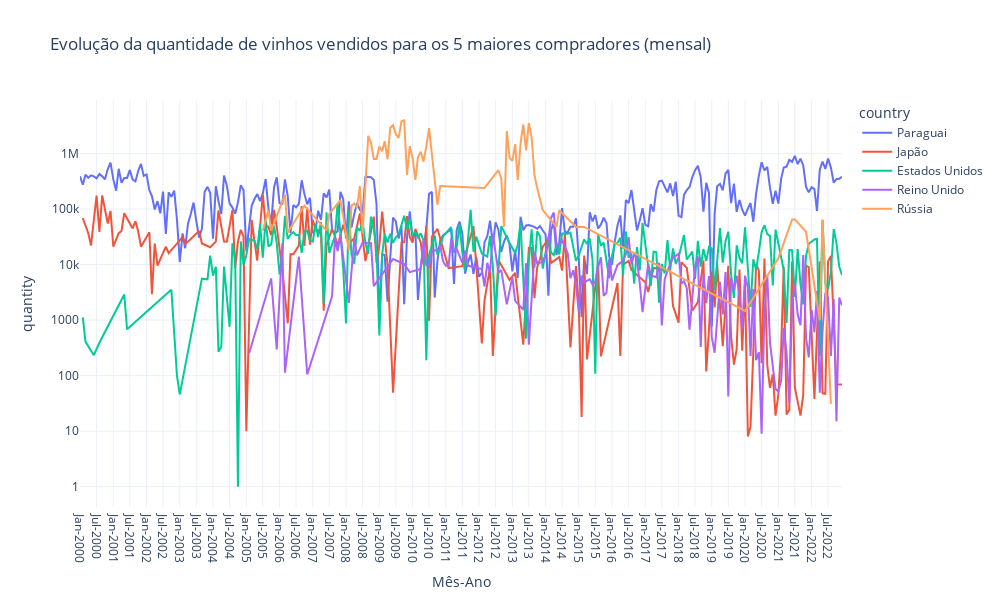

Here is the notebook cell this chart was saved with:
### Markdown cell above
### Top 5 - quantidade (1kg=1L)

### Code cell
px.line(
    exp_vinho_monthly_corrected.filter(
        pl.col("country").is_in(exp_vinho_top20["country"].limit(5))
    )
    .sort("date")
    .to_pandas(),
    x="date",
    y="quantity",
    color="country",
    log_y=True,
    width=fig_w + 200,
    height=fig_h,
    title="Evolução da quantidade de vinhos vendidos para os 5 maiores compradores (mensal)",
    labels={"value_corrected": "log do valor", "date": "Mês-Ano", "county": "país"},
    template="plotly_white",
).update_xaxes(dtick="M6", tickformat="%b-%Y", ticklabelmode="period")

### Figure 1 — Plotly figure (JSON) as saved in the notebook; plotly's stock layout.template omitted (floating-point values rounded to 4 significant figures; data arrays with more than 128 entries replaced by an {"elided": "..."} marker saying what was removed)
{"data": [{"hovertemplate": "country=Paraguai<br>Mês-Ano=%{x}<br>quantity=%{y}<extra></extra>", "legendgroup": "Paraguai", "line": {"color": "#636efa", "dash": "solid"}, "marker": {"symbol": "circle"}, "mode": "lines", "name": "Paraguai", "orientation": "v", "showlegend": true, "type": "scatter", "x": {"elided": "274 str values"}, "xaxis": "x", "y": {"elided": "274 int values"}, "yaxis": "y"}, {"hovertemplate": "country=Japão<br>Mês-Ano=%{x}<br>quantity=%{y}<extra></extra>", "legendgroup": "Japão", "line": {"color": "#EF553B", "dash": "solid"}, "marker": {"symbol": "circle"}, "mode": "lines", "name": "Japão", "orientation": "v", "showlegend": true, "type": "scatter", "x": {"elided": "185 str values"}, "xaxis": "x", "y": {"elided": "185 int values"}, "yaxis": "y"}, {"hovertemplate": "country=Estados Unidos<br>Mês-Ano=%{x}<br>quantity=%{y}<extra></extra>", "legendgroup": "Estados Unidos", "line": {"color": "#00cc96", "dash": "solid"}, "marker": {"symbol": "circle"}, "mode": "lines", "name": "Estados Unidos", "orientation": "v", "showlegend": true, "type": "scatter", "x": {"elided": "217 str values"}, "xaxis": "x", "y": {"elided": "217 int values"}, "yaxis": "y"}, {"hovertemplate": "country=Reino Unido<br>Mês-Ano=%{x}<br>quantity=%{y}<extra></extra>", "legendgroup": "Reino Unido", "line": {"color": "#ab63fa", "dash": "solid"}, "marker": {"symbol": "circle"}, "mode": "lines", "name": "Reino Unido", "orientation": "v", "showlegend": true, "type": "scatter", "x": {"elided": "150 str values"}, "xaxis": "x", "y": {"elided": "150 int values"}, "yaxis": "y"}, {"hovertemplate": "country=Rússia<br>Mês-Ano=%{x}<br>quantity=%{y}<extra></extra>", "legendgroup": "Rússia", "line": {"color": "#FFA15A", "dash": "solid"}, "marker": {"symbol": "circle"}, "mode": "lines", "name": "Rússia", "orientation": "v", "showlegend": true, "type": "scatter", "x": ["2005-07-01T00:00:00", "2005-09-01T00:00:00", "2005-10-01T00:00:00", "2006-03-01T00:00:00", "2006-04-01T00:00:00", "2006-10-01T00:00:00", "2007-06-01T00:00:00", "2007-07-01T00:00:00", "2007-11-01T00:00:00", "2008-02-01T00:00:00", "2008-03-01T00:00:00", "2008-04-01T00:00:00", "2008-05-01T00:00:00", "2008-06-01T00:00:00", "2008-07-01T00:00:00", "2008-08-01T00:00:00", "2008-09-01T00:00:00", "2008-10-01T00:00:00", "2008-11-01T00:00:00", "2008-12-01T00:00:00", "2009-01-01T00:00:00", "2009-02-01T00:00:00", "2009-03-01T00:00:00", "2009-04-01T00:00:00", "2009-05-01T00:00:00", "2009-06-01T00:00:00", "2009-07-01T00:00:00", "2009-08-01T00:00:00", "2009-09-01T00:00:00", "2009-10-01T00:00:00", "2009-11-01T00:00:00", "2009-12-01T00:00:00", "2010-01-01T00:00:00", "2010-02-01T00:00:00", "2010-03-01T00:00:00", "2010-04-01T00:00:00", "2010-05-01T00:00:00", "2010-06-01T00:00:00", "2010-07-01T00:00:00", "2010-10-01T00:00:00", "2010-11-01T00:00:00", "2012-03-01T00:00:00", "2012-08-01T00:00:00", "2012-09-01T00:00:00", "2012-10-01T00:00:00", "2012-11-01T00:00:00", "2012-12-01T00:00:00", "2013-01-01T00:00:00", "2013-02-01T00:00:00", "2013-03-01T00:00:00", "2013-04-01T00:00:00", "2013-05-01T00:00:00", "2013-06-01T00:00:00", "2013-07-01T00:00:00", "2013-08-01T00:00:00", "2013-09-01T00:00:00", "2013-10-01T00:00:00", "2013-12-01T00:00:00", "2014-05-01T00:00:00", "2014-06-01T00:00:00", "2014-12-01T00:00:00", "2015-03-01T00:00:00", "2020-01-01T00:00:00", "2021-01-01T00:00:00", "2021-06-01T00:00:00", "2021-07-01T00:00:00", "2021-11-01T00:00:00", "2022-04-01T00:00:00", "2022-05-01T00:00:00", "2022-08-01T00:00:00"], "xaxis": "x", "y": [40800, 96000, 40800, 181200, 37800, 115200, 40800, 81600, 144000, 18000, 115200, 126420, 105480, 258120, 36000, 298442, 2078042, 1576543, 799332, 796079, 1335077, 1097112, 1669282, 787745, 2909376, 3241424, 2216576, 1911670, 3812236, 3957192, 412344, 1358620, 825396, 334320, 858724, 1073255, 713023, 1331761, 2858350, 118415, 260513, 238320, 500472, 356980, 47794, 2550418, 834192, 738445, 1477814, 333715, 1524848, 3361152, 1143936, 3522940, 1954330, 404645, 238320, 95549, 47664, 95328, 47664, 47664, 1463, 13005, 65025, 65025, 38876, 990, 65025, 31], "yaxis": "y"}], "layout": {"height": 600, "legend": {"title": {"text": "country"}, "tracegroupgap": 0}, "title": {"text": "Evolução da quantidade de vinhos vendidos para os 5 maiores compradores (mensal)"}, "width": 1000, "xaxis": {"anchor": "y", "autorange": true, "domain": [0, 1], "dtick": "M6", "range": ["2000-01-01", "2022-12-01"], "tickformat": "%b-%Y", "ticklabelmode": "period", "title": {"text": "Mês-Ano"}, "type": "date"}, "yaxis": {"anchor": "x", "autorange": true, "domain": [0, 1], "range": [-0.3665, 6.964], "title": {"text": "quantity"}, "type": "log"}}}
